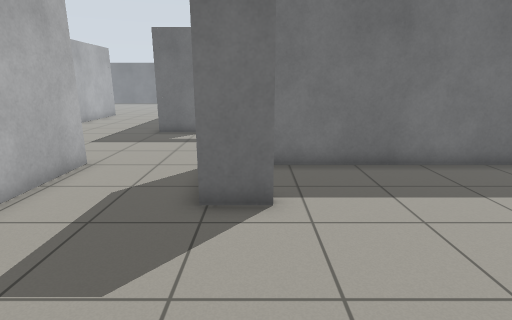
view 1 (above)

18 first-person views from a walk through a Gazebo world. The camera is 1.2 m above the floor, tilts 14° down and sees 80° across. The floor is counted in squares, 0.5 m on a side. Each view is taken from the middle of a square. On the plan, view 1 faces up. The plan holds only what a view shows up to about 18 squares ahead; the rest is blank.

view 2
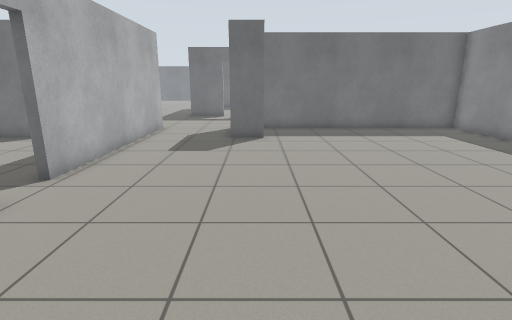

view 3
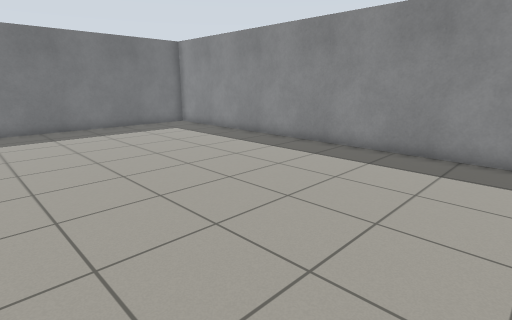

view 4
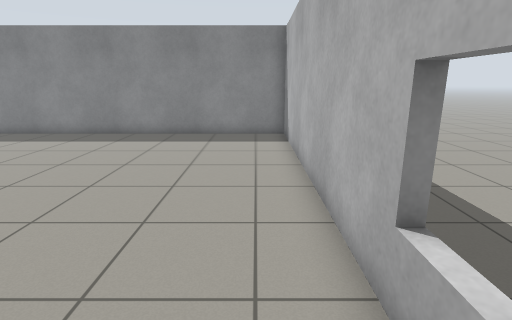

view 5
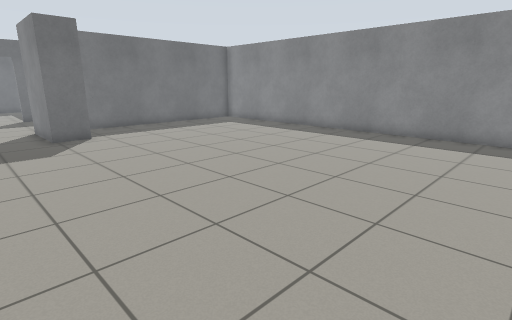

view 6
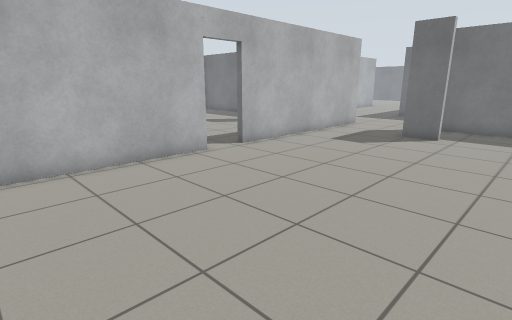

view 7
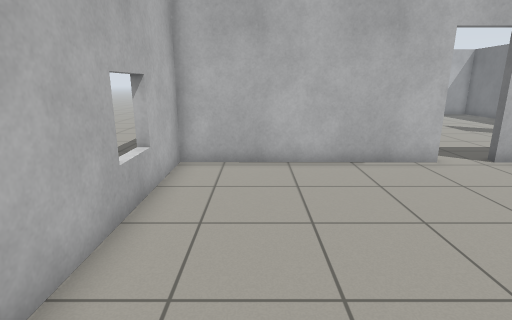

view 8
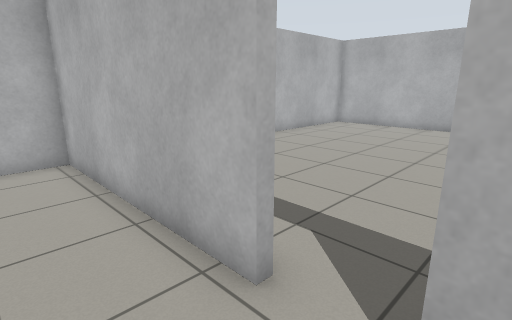

view 9
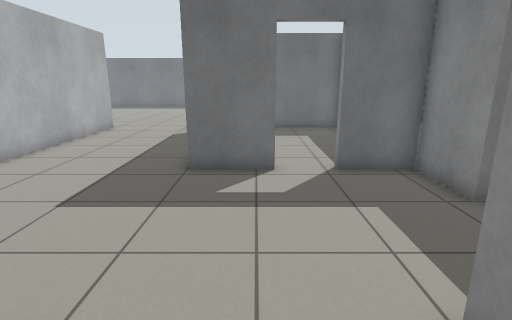

view 10
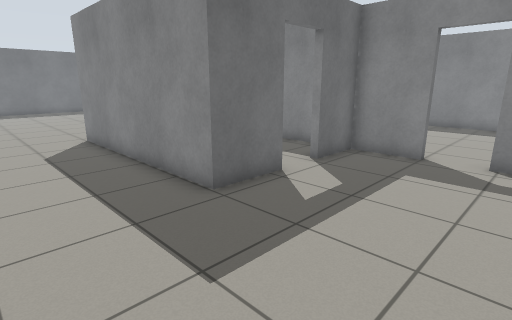

view 11
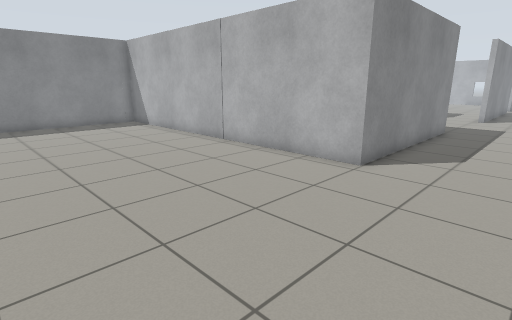

view 12
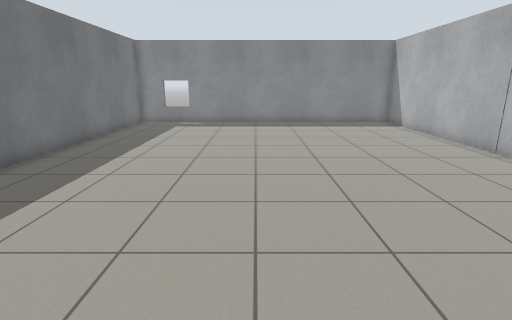

view 13
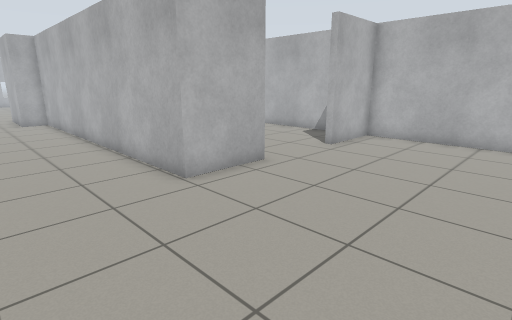

view 14
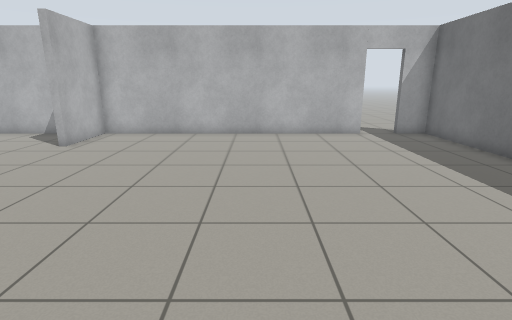

view 15
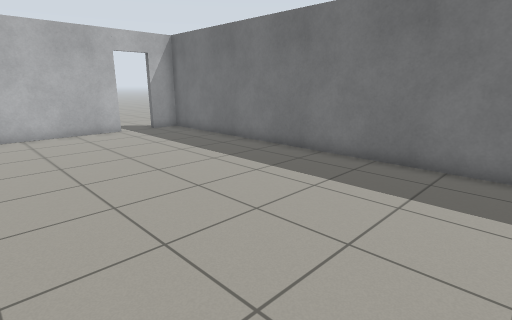

view 16
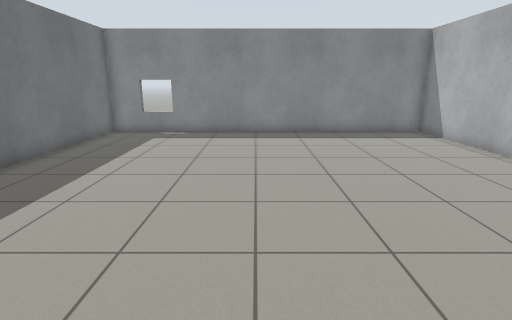

view 17
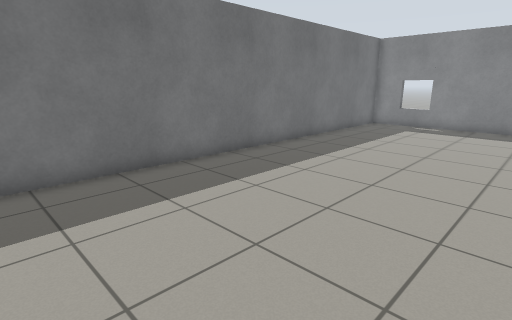

view 18
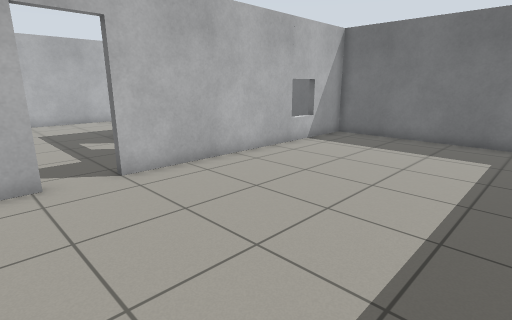

### Floor plan
Points are (right, up) in squares from view 1. A wall is a line through its corners. A room is listed if a view was taken in it or the views show most of it. See-through windows are left out.
Room 1 (views 1, 2, 3, 4, 5, 6, 7, 8, 9)
walls: (0.4, 5.8) (-1.1, 5.8) (-1.1, 9.4); (-5.3, -2.2) (-5.3, -10.4) (11.1, -10.4) (11.1, 9) (-0.4, 9); (-5.2, 9.3) (-5.3, -0.5)
ways out: opening at (-3, 10.7) to room 4; open door at (-5.5, -1.5)
Room 2 (views 10, 11, 12, 13, 14, 15, 16, 17)
walls: (-14.1, 24.5) (-11.1, 24.5) (-11.1, 9.3) (-9.9, 9.3); (-4.9, 15.5) (-4.9, 24.5) (10.8, 24.5) (10.8, 40.4) (-21.1, 40.4) (-21.1, 38.9); (11.1, 24.5) (11.1, 25); (-21.1, 37.2) (-21.1, 24.5) (-17.9, 24.5)
ways out: opening at (-5, 12) to room 4; opening at (-16, 24); opening at (-8, 9); open door at (-21, 38.5)
Room 3 (view 18)
walls: (11.1, 12.2) (11.1, 15.6); (1.9, 11.2) (1.9, 10.4); (9, 24.2) (1.9, 24.2) (1.9, 13)
ways out: open door at (2, 12.5) to room 4
Room 4 (no view inside)
walls: (1.6, 13) (1.6, 15.5) (-0.7, 15.5); (1.6, 10.6) (1.6, 11.2); (-2.4, 15.5) (-4.9, 15.5)
ways out: opening at (-3, 10.7) to room 1; opening at (-5, 12) to room 2; open door at (2, 12.5) to room 3

Where each view was taken, in squares from view 1:
view 1: 0 up, 0 right, facing up
view 2: 8 down, 0 right, facing up
view 3: 9 down, 0 right, facing up-right
view 4: 9 down, 4 left, facing right
view 5: 9 down, 4 left, facing up-right
view 6: 9 down, 4 right, facing up-left
view 7: 8 down, 4 right, facing left
view 8: 0 up, 3 left, facing down-left
view 9: 7 up, 3 left, facing up
view 10: 10 up, 9 left, facing up-right
view 11: 33 up, 9 left, facing down-right
view 12: 33 up, 9 left, facing right
view 13: 31 up, 7 left, facing down-left
view 14: 32 up, 6 left, facing left
view 15: 31 up, 5 left, facing up-left
view 16: 33 up, 5 left, facing right
view 17: 32 up, 8 left, facing up-right
view 18: 10 up, 10 right, facing up-left
